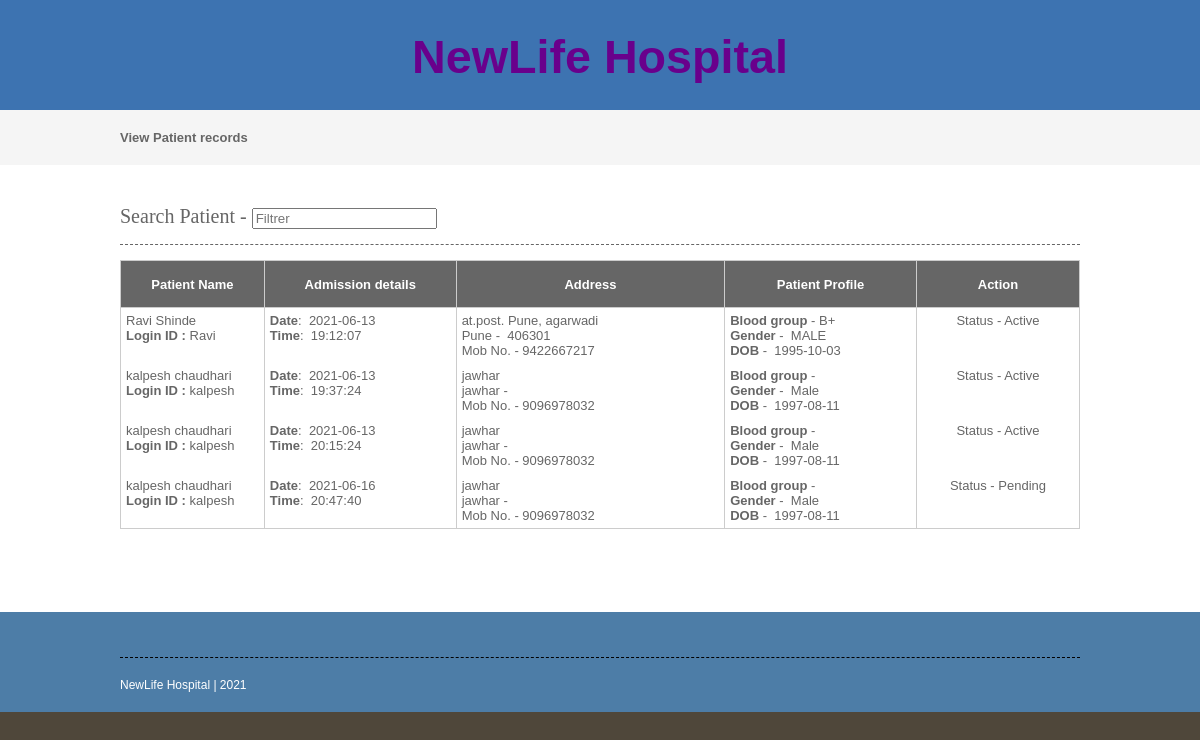
The page /viewpatient.php on the database its author committed.
### tables this page shows
CREATE TABLE `patient` (
  `patientid` int(10) NOT NULL,
  `patientname` varchar(50) NOT NULL,
  `admissiondate` date NOT NULL,
  `admissiontime` time NOT NULL,
  `address` varchar(250) NOT NULL,
  `mobileno` varchar(15) NOT NULL,
  `city` varchar(25) NOT NULL,
  `pincode` varchar(20) NOT NULL,
  `loginid` varchar(50) NOT NULL,
  `password` varchar(25) NOT NULL,
  `bloodgroup` varchar(20) NOT NULL,
  `gender` varchar(10) NOT NULL,
  `dob` date NOT NULL,
  `status` varchar(10) NOT NULL
);

### viewpatient.php (the view, shortened to what this page needs)
<?php
include("headers.php");
include("dbconnection.php");
?>
<div class="wrapper col2">
  <div id="breadcrumb">
    <ul>
      <li class="first">View Patient records</li></ul>
  </div>
</div>
<div class="wrapper col4">
  <div id="container">
<section class="container">
<h2>Search Patient - <input type="search" class="light-table-filter" data-table="order-table" placeholder="Filtrer" /></h2>
	<table class="order-table">
      <thead>
        <tr>
          <th width="15%" height="36"><div align="center">Patient Name</div></th>
          <th width="20%"><div align="center">Admission details</div></th>
          <th width="28%"><div align="center">Address</div></th>
          <th width="20%"><div align="center">Patient Profile</div></th>
          <th width="17%"><div align="center">Action</div></th>
        </tr>
        </thead>
      <tbody>
   <?php
		$sql ="SELECT * FROM patient";
		$qsql = mysqli_query($con,$sql);
		while($rs = mysqli_fetch_array($qsql))
		{
        echo "<tr>
          <td>$rs[patientname]<br>
		  <strong>Login ID :</strong> $rs[loginid] </td>
          <td>
		  <strong>Date</strong>: &nbsp;$rs[admissiondate]<br>
		 <strong>Time</strong>: &nbsp;$rs[admissiontime]</td>
		   <td>$rs[address]<br>$rs[city] -  &nbsp;$rs[pincode]<br>
Mob No. - $rs[mobileno]</td>
			    <td><strong>Blood group</strong> - $rs[bloodgroup]<br>
<strong>Gender</strong> - &nbsp;$rs[gender]<br>
<strong>DOB</strong> - &nbsp;$rs[dob]</td>
          <td align='center'>Status - $rs[status] <br>";
		  echo "</td></tr>";
		}
		?>
      </tbody>
    </table>
</section>
    <p>&nbsp;</p>
  </div>
</div>
<?php
include("footers.php");
?>

### layout/styles/layout.css (style rules this page uses)
html { overflow-y:scroll; }
body { margin:0; padding:0; font-size:13px; font-family:verdana, Arial, Helvetica, sans-serif; color:#FFFFFF; background-color:#4F473A; }
div.wrapper { display:block; width:100%; margin:0; text-align:left; }
.col2 { color:#666666; background-color:#F5F5F5; }
.col3, .col4 { color:#666666; background-color:#FFFFFF; }
#head, #gallery, #breadcrumb, #container, #footer { display:block; position:relative; width:960px; margin:0 auto; }
#breadcrumb { padding:20px 0; }
#breadcrumb ul { margin:0; padding:0; list-style:none; }
#breadcrumb ul li { display:inline; }
#breadcrumb ul li.first { font-weight:bold; }
#container { padding:40px 0; }
#container h1, #container h2, #container h3, #container h4, #container h5, #container h6 { margin:0 0 15px 0; padding:0 0 15px 0; line-height:normal; font-weight:normal; font-size:20px; font-family:Georgia, "Times New Roman", Times, serif; border-bottom:1px dashed #666666; }

### layout/styles/tables.css (style rules this page uses)
table { width:100%; border-collapse:collapse; table-layout:auto; vertical-align:top; margin-bottom:15px; border:1px solid #CCCCCC; }
table thead th { color:#FFFFFF; background-color:#666666; border:1px solid #CCCCCC; border-collapse:collapse; text-align:center; table-layout:auto; vertical-align:middle; }
table tbody td { vertical-align:top; border-collapse:collapse; border-left:1px solid #CCCCCC; border-right:1px solid #CCCCCC; }
table thead th, table tbody td { padding:5px; border-collapse:collapse; }

### rows shown on the page
patient: patientname "Ravi Shinde", loginid "Ravi", admissiondate "2021-06-13", admissiontime "19:12:07", address "at.post. Pune, agarwadi", city "Pune", pincode "406301", mobileno "9422667217", bloodgroup "B+", gender "MALE", dob "1995-10-03", status "Active"
patient: patientname "kalpesh chaudhari", loginid "kalpesh", admissiondate "2021-06-13", admissiontime "19:37:24", address "jawhar", city "jawhar", mobileno "9096978032", gender "Male", dob "1997-08-11", status "Active"
patient: patientname "kalpesh chaudhari", loginid "kalpesh", admissiondate "2021-06-13", admissiontime "20:15:24", address "jawhar", city "jawhar", mobileno "9096978032", gender "Male", dob "1997-08-11", status "Active"
patient: patientname "kalpesh chaudhari", loginid "kalpesh", admissiondate "2021-06-16", admissiontime "20:47:40", address "jawhar", city "jawhar", mobileno "9096978032", gender "Male", dob "1997-08-11", status "Pending"
